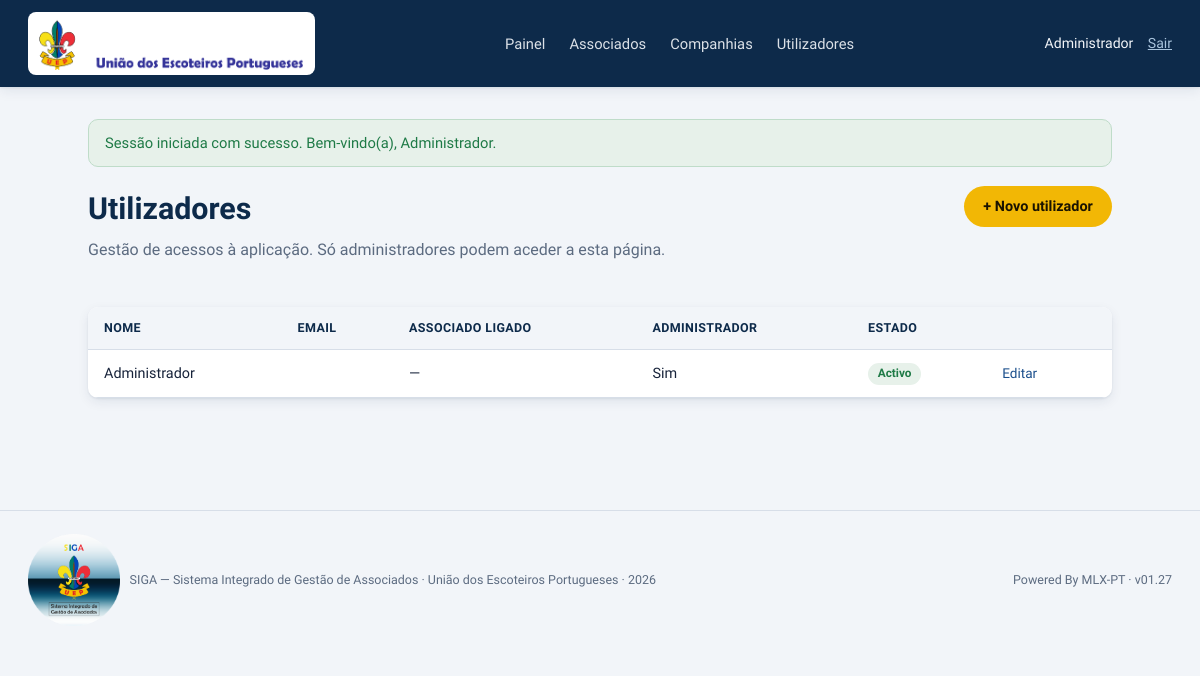
Page /utilizadores (signed in) on the committed database.
### tables this page shows
CREATE TABLE utilizadores (
    Id INT NOT NULL AUTO_INCREMENT,
    Nome VARCHAR(100) NOT NULL,
    Email VARCHAR(150) NOT NULL,
    Password VARCHAR(255) NOT NULL,
    Administrador TINYINT(1) NOT NULL DEFAULT 0,
    Activo TINYINT(1) NOT NULL DEFAULT 1,
    PRIMARY KEY (Id),
    UNIQUE KEY uk_utilizadores_nome (Nome)
);

### app/Controllers/UtilizadoresController.php (called while the page is built, shortened)
<?php
class UtilizadoresController extends Controller
{
    public function index(): void
    {
        $utilizadores = (new Utilizador())->listarTodos();
        $this->vista('utilizadores/index', [
            'titulo'       => 'Utilizadores',
            'utilizadores' => $utilizadores,
        ]);
    }
}

### public/index.php (called while the page is built, shortened)
<?php
require_once __DIR__ . '/../app/autoload.php';
$router = new Router();
$router->get('/login', [AuthController::class, 'mostrarLogin']);
$router->post('/login', [AuthController::class, 'autenticar']);
$router->post('/logout', [AuthController::class, 'terminarSessao']);
$router->get('/', [DashboardController::class, 'index']);
$router->get('/associados', [AssociadosController::class, 'index']);
$router->get('/associados/criar', [AssociadosController::class, 'criar']);
$router->post('/associados/criar', [AssociadosController::class, 'guardar']);
$router->get('/associados/{id}', [AssociadosController::class, 'ver']);
$router->get('/associados/{id}/editar', [AssociadosController::class, 'editar']);
$router->post('/associados/{id}/editar', [AssociadosController::class, 'atualizar']);
$router->post('/associados/{id}/desativar', [AssociadosController::class, 'desativar']);
$router->post('/associados/{id}/reativar', [AssociadosController::class, 'reativar']);
$router->get('/associados/{id}/morada/editar', [MoradasController::class, 'editarPessoa']);
$router->post('/associados/{id}/morada/corrigir', [MoradasController::class, 'corrigirPessoa']);
$router->post('/associados/{id}/morada/substituir', [MoradasController::class, 'substituirPessoa']);
$router->get('/associados/{id}/contactos', [ContactosController::class, 'gerir']);
$router->post('/associados/{id}/contactos/adicionar', [ContactosController::class, 'adicionar']);
$router->post('/associados/{id}/contactos/{idContacto}/editar', [ContactosController::class, 'editar']);
$router->post('/associados/{id}/contactos/{idContacto}/remover', [ContactosController::class, 'remover']);
$router->get('/companhias', [CompanhiasController::class, 'index']);
$router->get('/companhias/{id}', [CompanhiasController::class, 'ver']);
$router->get('/companhias/{id}/morada/editar', [MoradasController::class, 'editarCompanhia']);
$router->post('/companhias/{id}/morada/corrigir', [MoradasController::class, 'corrigirCompanhia']);
$router->post('/companhias/{id}/morada/substituir', [MoradasController::class, 'substituirCompanhia']);
$router->get('/utilizadores', [UtilizadoresController::class, 'index']);
$router->get('/utilizadores/criar', [UtilizadoresController::class, 'criar']);
$router->post('/utilizadores/criar', [UtilizadoresController::class, 'guardar']);
$router->get('/utilizadores/{id}/editar', [UtilizadoresController::class, 'editar']);
$router->post('/utilizadores/{id}/editar', [UtilizadoresController::class, 'atualizar']);
$router->despachar($_SERVER['REQUEST_METHOD'], $_SERVER['REQUEST_URI']);

### app/Core/Sessao.php (called while the page is built, shortened)
<?php
class Sessao
{
    public static function autenticado(): bool
    {
        return !empty($_SESSION['utilizador']);
    }
    public static function utilizador(): ?array
    {
        return $_SESSION['utilizador'] ?? null;
    }
    public static function ehAdministrador(): bool
    {
        return self::autenticado() && !empty($_SESSION['utilizador']['Administrador']);
    }
    public static function obterMensagens(): array
    {
        $mensagens = $_SESSION['mensagens'] ?? [];
        return $mensagens;
    }
}

### app/Core/Model.php (called while the page is built, shortened)
<?php
abstract class Model
{
    public function __construct()
    {
        $this->bd = Database::ligacao();
    }
}

### app/Core/Database.php (called while the page is built, shortened)
<?php
class Database
{
    private static ?PDO $instancia = null;
    public static function ligacao(): PDO
    {
        if (self::$instancia === null) {
            $config = require __DIR__ . '/../../config/config.php';
            $db     = $config['db'];
            $dsn = sprintf(
                'mysql:host=%s;port=%s;dbname=%s;charset=%s',
                $db['host'],
                $db['port'],
                $db['name'],
                $db['charset']
            );
            try {
                self::$instancia = new PDO($dsn, $db['user'], $db['pass'], [
                    PDO::ATTR_ERRMODE            => PDO::ERRMODE_EXCEPTION,
                    PDO::ATTR_DEFAULT_FETCH_MODE  => PDO::FETCH_ASSOC,
                    PDO::ATTR_EMULATE_PREPARES    => false,
                ]);
            } catch (PDOException $e) {
                error_log('[SIGA] Falha de ligação à base de dados: ' . $e->getMessage());
                http_response_code(500);
                die('Não foi possível ligar à base de dados. Contacte o administrador do sistema.');
            }
        }
        return self::$instancia;
    }
}

### app/Models/Utilizador.php (called while the page is built, shortened)
<?php
class Utilizador extends Model
{
    public function listarTodos(): array
    {
        $stmt = $this->bd->query("SELECT * FROM utilizadores ORDER BY Nome");
        return $stmt->fetchAll();
    }
}

### app/autoload.php (called while the page is built, shortened)
<?php
spl_autoload_register(function (string $classe): void {
    $prefixo = 'App\\';
    $diretorioBase = __DIR__ . '/';
    $classeRelativa = substr($classe, strlen($prefixo));
    $caminho = $diretorioBase . str_replace('\\', '/', $classeRelativa) . '.php';
});

### app/Views/utilizadores/index.php (the view)
<div class="cabecalho-pagina">
    <div>
        <h1>Utilizadores</h1>
        <p class="subtitulo">Gestão de acessos à aplicação. Só administradores podem aceder a esta página.</p>
    </div>
    <a href="/utilizadores/criar" class="botao botao-primario">+ Novo utilizador</a>
</div>
<div class="tabela-envolvente">
    <table class="tabela">
        <thead>
            <tr>
                <th>Nome</th>
                <th>Email</th>
                <th>Associado ligado</th>
                <th>Administrador</th>
                <th>Estado</th>
                <th></th>
            </tr>
        </thead>
        <tbody>
            <?php foreach ($utilizadores as $utilizador): ?>
                <tr>
                    <td><?= htmlspecialchars($utilizador['Nome']) ?></td>
                    <td><?= htmlspecialchars($utilizador['Email']) ?></td>
                    <td><?= $utilizador['AssociadoLigado'] ? htmlspecialchars($utilizador['AssociadoLigado']) : '—' ?></td>
                    <td><?= $utilizador['Administrador'] ? 'Sim' : 'Não' ?></td>
                    <td>
                        <span class="etiqueta etiqueta-<?= $utilizador['Activo'] ? 'ativo' : 'inativo' ?>">
                            <?= $utilizador['Activo'] ? 'Activo' : 'Inactivo' ?>
                        </span>
                    </td>
                    <td class="tabela-acoes">
                        <a href="/utilizadores/<?= (int) $utilizador['Id'] ?>/editar">Editar</a>
                    </td>
                </tr>
            <?php endforeach; ?>
        </tbody>
    </table>
</div>

### app/Core/Router.php (shortened to what this page needs)
<?php
class Router
{
    private array $rotas = ['GET' => [], 'POST' => []];
    public function get(string $caminho, array $accao): void
    {
        $this->rotas['GET'][$caminho] = $accao;
    }
    public function post(string $caminho, array $accao): void
    {
        $this->rotas['POST'][$caminho] = $accao;
    }
    public function despachar(string $metodo, string $uri): void
    {
        $uri = parse_url($uri, PHP_URL_PATH);
        $uri = rtrim($uri, '/');
        $rotasMetodo = $this->rotas[$metodo] ?? [];
        foreach ($rotasMetodo as $padrao => $accao) {
            $parametros = $this->corresponde($padrao, $uri);
            if ($parametros !== null) {
                [$classe, $metodoAccao] = $accao;
                $controlador = new $classe();
                call_user_func_array([$controlador, $metodoAccao], $parametros);
                return;
            }
        }
    }
    private function corresponde(string $padrao, string $uri): ?array
    {
        $nomesParametros = [];
        $regex = preg_replace_callback('/\{([a-zA-Z_]+)\}/', function ($m) use (&$nomesParametros) {
            $nomesParametros[] = $m[1];
            return '([^/]+)';
        }, $padrao);
        $regex = '#^' . $regex . '$#';
        if (preg_match($regex, $uri, $valores)) {
            array_shift($valores);
            return array_values($valores);
        }
        return null;
    }
}

### app/Views/layout/header.php (shortened to what this page needs)
<!DOCTYPE html>
<html lang="pt-PT">
<head>
    <link rel="stylesheet" href="/assets/css/style.css">
</head>
<body>
<header class="cabecalho">
    <div class="cabecalho-marca">
        <a href="/" class="cabecalho-logo-fundo"><img src="/assets/img/logo-header-uep.png" alt="União dos Escoteiros Portugueses" class="cabecalho-logo"></a>
    </div>
    <?php if ($utilizadorAutenticado): ?>
    <nav class="cabecalho-nav">
        <a href="/">Painel</a>
        <a href="/associados">Associados</a>
        <a href="/companhias">Companhias</a>
        <?php if (\App\Core\Sessao::ehAdministrador()): ?>
            <a href="/utilizadores">Utilizadores</a>
        <?php endif; ?>
    </nav>
    <div class="cabecalho-utilizador">
        <span><?= htmlspecialchars($utilizadorAutenticado['Nome']) ?></span>
        <form action="/logout" method="post" class="forma-inline">
            <button type="submit" class="ligacao-botao">Sair</button>
        </form>
    </div>
    <?php endif; ?>
</header>
<main class="conteudo-principal">
    <?php foreach (\App\Core\Sessao::obterMensagens() as $mensagem): ?>
        <div class="alerta alerta-<?= htmlspecialchars($mensagem['tipo']) ?>">
            <?= htmlspecialchars($mensagem['texto']) ?>
        </div>
    <?php endforeach; ?>

### public/assets/css/style.css (style rules this page uses)
:root { --verde-escoteiro: #0D2A4A; --verde-medio: #1B4F8C; --verde-claro: #5C87B3; --caqui: #A9C4DD; --creme: #F2F5F9; --papel: #FFFFFF; --texto: #17233A; --texto-suave: #5C6B80; --fogueira: #F2B705; --fogueira-clara: #F5CB43; --erro: #C6302B; --erro-fundo: #FBEAE7; --sucesso: #1E7A46; --sucesso-fundo: #E7F1EA; --borda: #D7DEE8; --sombra: 0 1px 2px rgba(13, 42, 74, 0.08), 0 4px 12px rgba(13, 42, 74, 0.08); --raio: 10px; --fonte-arredondada: 'Arial Rounded MT Bold', 'Arial Rounded MT', 'Varela Round', Arial, sans-serif; }
* { box-sizing: border-box; }
body { margin: 0; font-family: var(--fonte-arredondada); background: var(--creme); color: var(--texto); line-height: 1.5; }
h1, h2, h3 { font-family: var(--fonte-arredondada); color: var(--verde-escoteiro); font-weight: 700; margin: 0 0 0.4em; }
h1 { font-size: 1.9rem; }
a { color: var(--verde-medio); }
.subtitulo { color: var(--texto-suave); margin-top: -0.4em; margin-bottom: 1.4rem; }
.cabecalho { display: flex; align-items: center; justify-content: space-between; background: var(--verde-escoteiro); color: var(--creme); padding: 0.75rem 1.75rem; box-shadow: var(--sombra); }
.cabecalho-marca { display: flex; align-items: center; gap: 0.6rem; }
.cabecalho-logo-fundo { display: flex; align-items: center; background: var(--papel); border-radius: 8px; padding: 0.35rem 0.7rem; line-height: 0; }
.cabecalho-logo { height: 52px; width: auto; display: block; }
.cabecalho-nav { display: flex; gap: 1.5rem; }
.cabecalho-nav a { color: var(--creme); text-decoration: none; font-weight: 500; font-size: 0.92rem; opacity: 0.9; }
.cabecalho-utilizador { display: flex; align-items: center; gap: 0.9rem; font-size: 0.88rem; }
.forma-inline { display: inline; }
.ligacao-botao { background: none; border: none; color: var(--caqui); cursor: pointer; font: inherit; text-decoration: underline; padding: 0; }
.conteudo-principal { max-width: 1080px; margin: 0 auto; padding: 2rem 1.75rem 4rem; }
.cabecalho-pagina { display: flex; align-items: flex-start; justify-content: space-between; gap: 1rem; margin-bottom: 1.4rem; flex-wrap: wrap; }
.alerta { padding: 0.75rem 1rem; border-radius: var(--raio); margin-bottom: 1.2rem; font-size: 0.92rem; }
.alerta-sucesso { background: var(--sucesso-fundo); color: var(--sucesso); border: 1px solid #BFDCC9; }
.botao { display: inline-block; padding: 0.6rem 1.2rem; border-radius: 999px; font-weight: 600; font-size: 0.9rem; text-decoration: none; border: none; cursor: pointer; transition: transform 0.08s ease, box-shadow 0.08s ease; }
.botao-primario { background: var(--fogueira); color: #1A1300; }
.tabela-envolvente { background: var(--papel); border-radius: var(--raio); box-shadow: var(--sombra); overflow: hidden; }
.tabela { width: 100%; border-collapse: collapse; font-size: 0.9rem; }
.tabela th, .tabela td { text-align: left; padding: 0.75rem 1rem; border-bottom: 1px solid var(--borda); }
.tabela th { background: var(--creme); color: var(--verde-escoteiro); font-size: 0.78rem; text-transform: uppercase; letter-spacing: 0.03em; }
.tabela-acoes a { margin-right: 0.8rem; font-size: 0.85rem; text-decoration: none; }
.etiqueta { display: inline-block; padding: 0.15rem 0.6rem; border-radius: 999px; font-size: 0.74rem; font-weight: 600; }
.etiqueta-ativo { background: var(--sucesso-fundo); color: var(--sucesso); }

### rows in the picture
utilizadores: Nome "Administrador", Administrador "Sim", Activo "Activo"

### other values in the picture
$mensagem['texto'] "Sessão iniciada com sucesso. Bem-vindo(a), Administrador."
